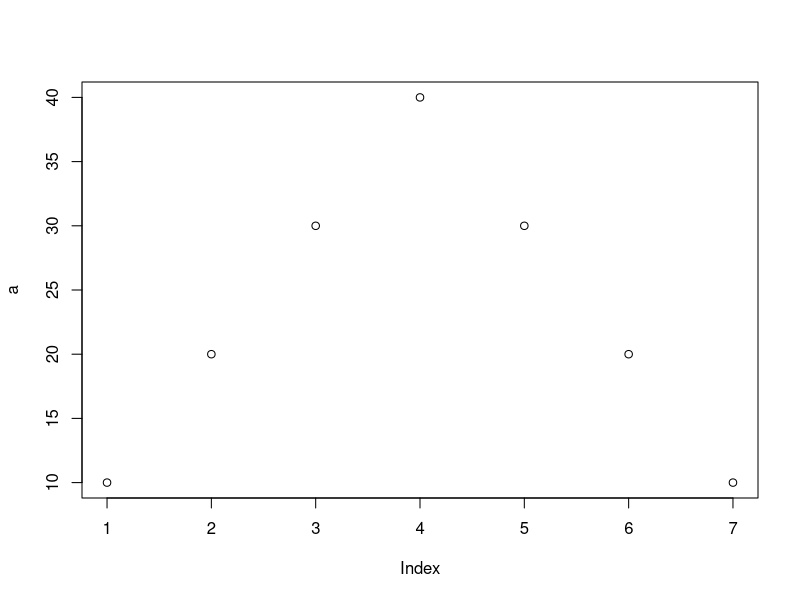
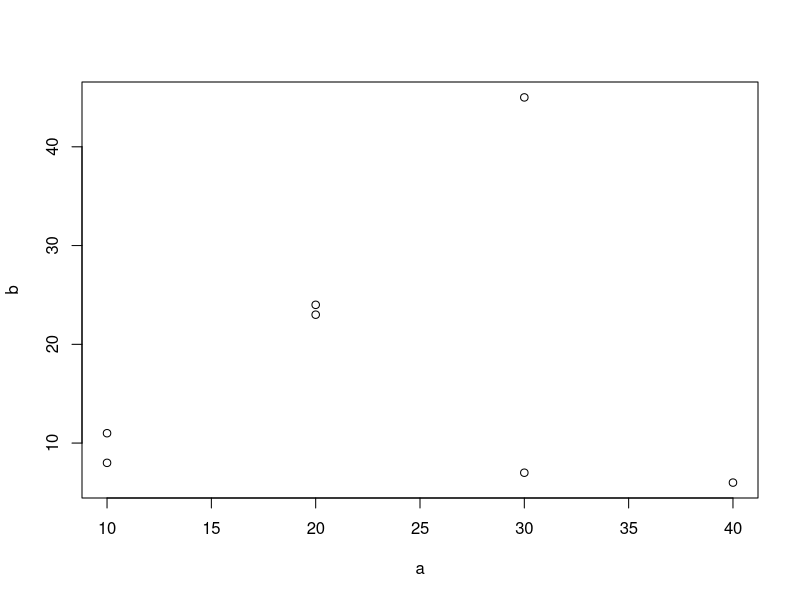
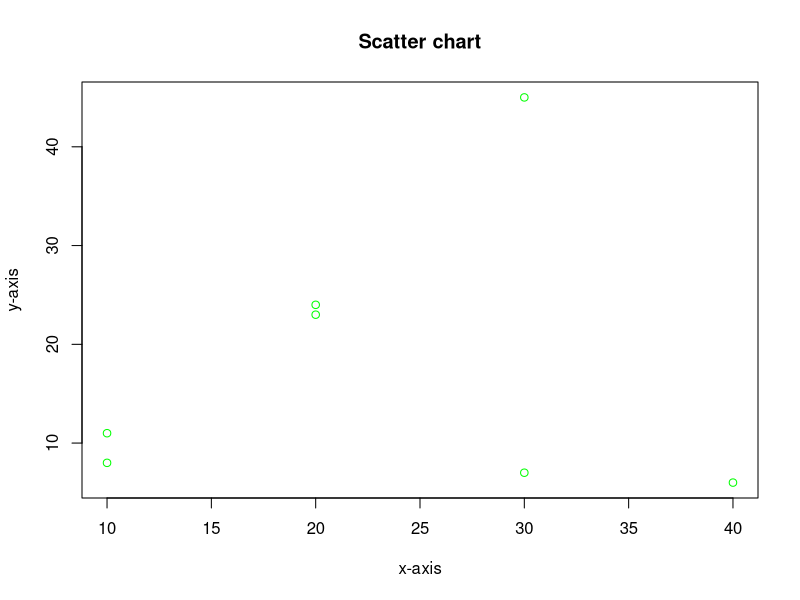
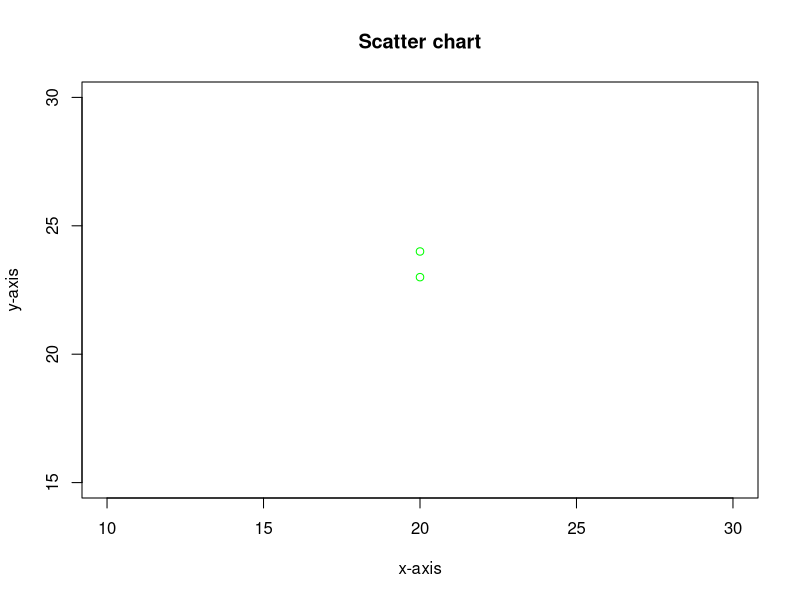

R code for these plots, in order:
a<-c(10,20,30,40,30,20,10)
plot(a)


b<-c(11,23,45,6,7,24,8)
plot(a,b)


plot(a,b,main="Scatter chart",xlab="x-axis",ylab="y-axis",col="green",axes = T)



plot(a,b,main="Scatter chart",xlab="x-axis",ylab="y-axis",col="green",xlim = c(10,30),
     ylim = c(15,30))


#points function is used to compare to scatter charts